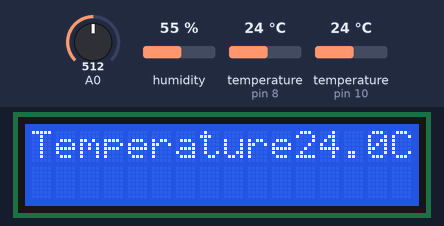
This sketch was run on a simulated Arduino Uno, built with avr-gcc and run on an emulated ATmega328P. Parts: 16×2 character LCD. The inputs (shaded band) are chosen by the test bench; at power-on: temperature (sensors on pin 10, pin 8) 24 °C, A0 = 512, humidity 55 %. What the sketch prints to the serial monitor is not drawn.

Above: at 1.7 s.
1.8 s: temperature (sensor on pin 10) set to 12 °C
At 3.8 s:
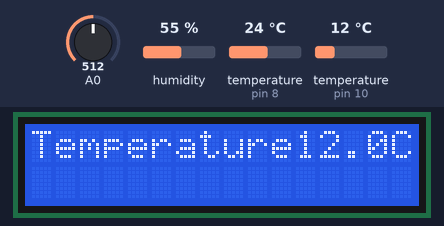
4.1 s: temperature (sensor on pin 10) set to 19 °C
At 5.9 s:
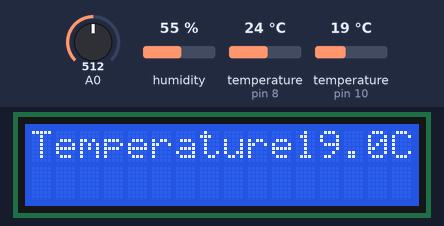
6.9 s: temperature (sensor on pin 10) set to 28 °C
At 8.9 s:
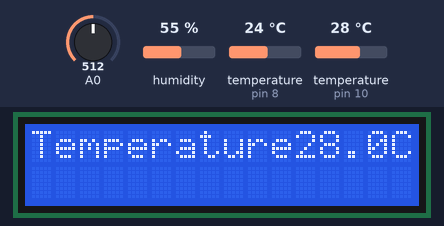
9.7 s: temperature (sensor on pin 8) set to 11 °C
11.2 s: temperature (sensor on pin 8) set to 8 °C
18.5 s: temperature (sensor on pin 10) set to 33 °C
At 20.2 s:
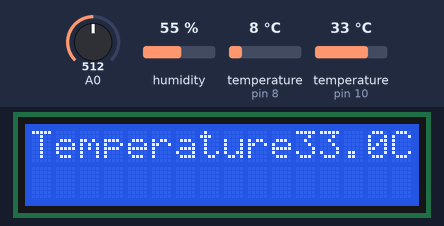
Timing chart, 0 to 21.7 s (numbered marks = the images above; inputs shaded):
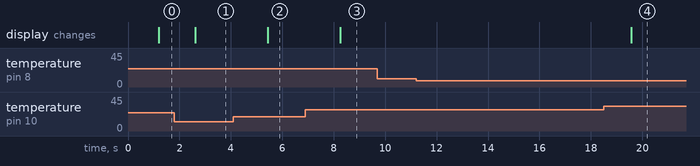

Measured:
- after the input at 1.8 s, the display: changes after 0.81 s (image 1)
- after the input at 4.1 s, the display: changes after 1.3 s (image 2)
- after the input at 6.9 s, the display: changes after 1.4 s (image 3)
- after the input at 9.7 s, every drawn part: stays the same
- after the input at 11.2 s, every drawn part: stays the same
- after the input at 18.5 s, the display: changes after 1.1 s (image 4)

The sketch:

greenhouse_mk1.ino
```cpp
/*
Devices needed to connect:

1. LCD display (+PCF8574T (I2C)
2. Temperature/humidity DHT 11/22 (I2C)
3. Soil humidity sensor (Analog)
4. Pump (Analog)
5. Temperature DS18B20 (1Wire)
6. Joystick (Analog)
7. Keyboard (???)
*/


/*
###### NOTES:

1. About LCD: before each piece of information I clear the whole display


2. There are a lot of delays in the code, when fully written the code someday might be improved by writing the full code`s scenario and feeling those delays with tasks
   that should be done besides the current operation.

*/

//Include all the libraries


#include <LiquidCrystal_I2C.h> //LCD
#include <OneWire.h> //DS18B20 - temperature sensor
#include <Wire.h> // General I2C library
#include <DHT.h> // Air temperature/Humidity sensor - DHT 11 (also for DHT 22 (more wide range of use))


//Set the key parameters before cycles

// 1. LCD
LiquidCrystal_I2C lcd(0x27,16,2);  // set the LCD address to 0x27 for a 16 chars and 2 line display
                                   // The adress can be obtained by using I2c Scanner sketch for arduino (check out files on ya.disk)

// 2. Air humidity/temperature (DHT 11)

  #define DHTPIN 8
  //Sensor initialization
  DHT dht(DHTPIN, DHT11);

// 3. Soil humidity sensor (ADC)

  // Here we set persentage values and we`ll be using map() function which purpose is to convert one scale to another

  int dryValue = 1000;
  int wetValue = 400;

  int persentageDryValue = 0;
  int persentageWetValue = 100;

// 5. Temperature DS18B20 (1Wire)
  OneWire  oneWireBus(10);  // on pin 10 (a 4.7K resistor is necessary)

void setup() {

  // Basic parameters
  Serial.begin(9600);              // set the baud rate

  // 1. LCD display (+PCF8574T (I2C)
  lcd.init();                    // initialize the lcd
  lcd.backlight();               // It is supposed to turn it on (???)


  // Print a message to the LCD.
  lcd.setCursor(1,0);              // raw / column
  lcd.print("Hello, world!"); // main comand for printing on screen


  // 2. Temperature/humidity DHT 11/22 (I2C)

  // Probably begin to scan all the DHT sensors
  dht.begin();
  // 3. Soil humidity sensor (Analog)


  // 4. Pump (Analog)


  // 5. Temperature DS18B20 (1Wire)


  // 6. Joystick (Analog)


  // 7. Keyboard (???)

}


void loop() {


  // 2. Temperature/humidity DHT 11/22 (I2C)

  //read humidity
  float airHumidity = dht.readHumidity();
  //Read temperature
  float airTemperature = dht.readTemperature();
  // Check if reading is successful

    if (isnan(airHumidity) || isnan(airTemperature)) {

      Serial.println("Cannot read the values");
      return;
    }
    Serial.print("Air Humidity ");
    Serial.print( airHumidity,2);
    Serial.println ("%");

    Serial.print("Air temperature ");
    Serial.println( airTemperature,2);


  // 3. Soil humidity sensor (Analog)
  // read the input on analog pin 0:

  int rawValue = analogRead(A0);
  int persentageWetValue = map(rawValue, dryValue, wetValue, persentageDryValue, persentageWetValue);
  Serial.print (persentageWetValue);
  Serial.println ("%");
 /*
  int sensorDigitalValue = digitalRead(9);

  Serial.println(sensorValue);
  Serial.println(sensorDigitalValue);
  delay(100);
*/
  // 4. Pump (Analog)

  // 6. Joystick (Analog)
  // 7. Keyboard (???)


  // 5. Temperature DS18B20 (1Wire)

  byte i;
  byte oneWireDevicePresent = 0;
  byte type_s;
  byte data[12];
  byte addr[8];
  float celsius, fahrenheit;

  // find sensor's address
  if ( !oneWireBus.search(addr) ) {
    Serial.println("No more addresses.");
    Serial.println();
    oneWireBus.reset_search();
    delay(250);
    return;
  }
  // show it on Serial
  Serial.print("OneWire device address (ROM) =");
  for( i = 0; i < 8; i++) {
    Serial.write(' ');
    Serial.print(addr[i], HEX);
  }
  Serial.println();

  // complain and return if ___
  if (OneWire::crc8(addr, 7) != addr[7]) {
      Serial.println("CRC is not valid!");
      return;
  }

  // the first ROM byte indicates which chip
  switch (addr[0]) {
    case 0x10:
      Serial.println("  Chip = DS18S20");  // or old DS1820
      type_s = 1;
      break;
    case 0x28:
      Serial.println("  Chip = DS18B20");
      type_s = 0;
      break;
    case 0x22:
      Serial.println("  Chip = DS1822");
      type_s = 0;
      break;
    default:
      Serial.println("Device is not a DS18x20 family device.");
      return;
  }

  oneWireBus.reset();
  oneWireBus.select(addr);
  oneWireBus.write(0x44);// with ordinary feeding, with parasite ( all data pins are connected to the feeding through 4,7k resistor in a single point) write          //oneWireBus.write(0x44, 1);
                         // the command goes from DS18B20 datasheet
  delay(1000);           // maybe 750ms is enough, maybe not
                         // we might do a oneWireBus.depower() here, but the reset will take care of it.

  oneWireDevicePresent = oneWireBus.reset();
  oneWireBus.select(addr);
  oneWireBus.write(0xBE);         // Read Scratchpad

  Serial.print("  Data = ");
  Serial.print(oneWireDevicePresent, HEX);
  Serial.print(" ");
  for ( i = 0; i < 9; i++ ) {           // we need 9 bytes
    data[i] = oneWireBus.read();
    Serial.print(data[i], HEX);
    Serial.print(" ");
  }
  Serial.print(" CRC=");
  Serial.print(OneWire::crc8(data, 8), HEX);
  Serial.println();

  // Convert the data to actual temperature
  // because the result is a 16 bit signed integer, it should
  // be stored to an "int16_t" type, which is always 16 bits
  // even when compiled on a 32 bit processor.
  int16_t raw = (data[1] << 8) | data[0];
  if (type_s) {
    raw = raw << 3; // 9 bit resolution default
    if (data[7] == 0x10) {
      // "count remain" gives full 12 bit resolution
      raw = (raw & 0xFFF0) + 12 - data[6];
    }
  } else {
    byte cfg = (data[4] & 0x60);
    // at lower res, the low bits are undefined, so let's zero them
    if (cfg == 0x00) raw = raw & ~7;  // 9 bit resolution, 93.75 ms
    else if (cfg == 0x20) raw = raw & ~3; // 10 bit res, 187.5 ms
    else if (cfg == 0x40) raw = raw & ~1; // 11 bit res, 375 ms
    //// default is 12 bit resolution, 750 ms conversion time
  }
  celsius = (float)raw / 16.0;
  fahrenheit = celsius * 1.8 + 32.0;
  Serial.print("  Temperature = ");

  lcd.clear();
  lcd.setCursor(0,0);              // column /raw
  lcd.print("Temperature");


  Serial.print(celsius);
  Serial.print(" Celsius, ");

  lcd.setCursor(11,0);              // column /raw
  lcd.print(celsius);
  lcd.setCursor(15,0);              // column /raw
  lcd.print("C");

  Serial.print(fahrenheit);
  Serial.println(" Fahrenheit");


}
```
